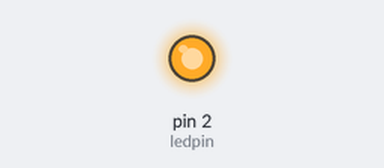
Bench run of a sketch on a simulated Arduino Uno, built with avr-gcc and run on an emulated ATmega328P. On the bench: output pins drawn as LEDs (lit = HIGH).

Above: at 0.5 s.
At 5.0 s:
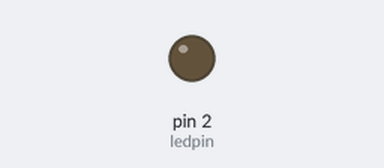
Timing chart, 0 to 6.9 s (numbered marks = the images above):
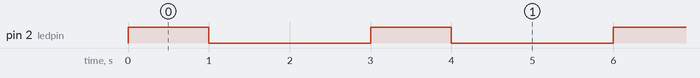

The sketch:

sketch_may01b.ino
```cpp
void setup() {
 int ledpin = 2;
  pinMode(2, OUTPUT);

}

void loop() {
  digitalWrite(2, HIGH);
  delay(1000);
  digitalWrite(2, LOW);
  delay(2000);

}
```

Measured:
- by itself, pin 2 (ledpin): alternates HIGH for 1.0 s and LOW for 2.0 s
